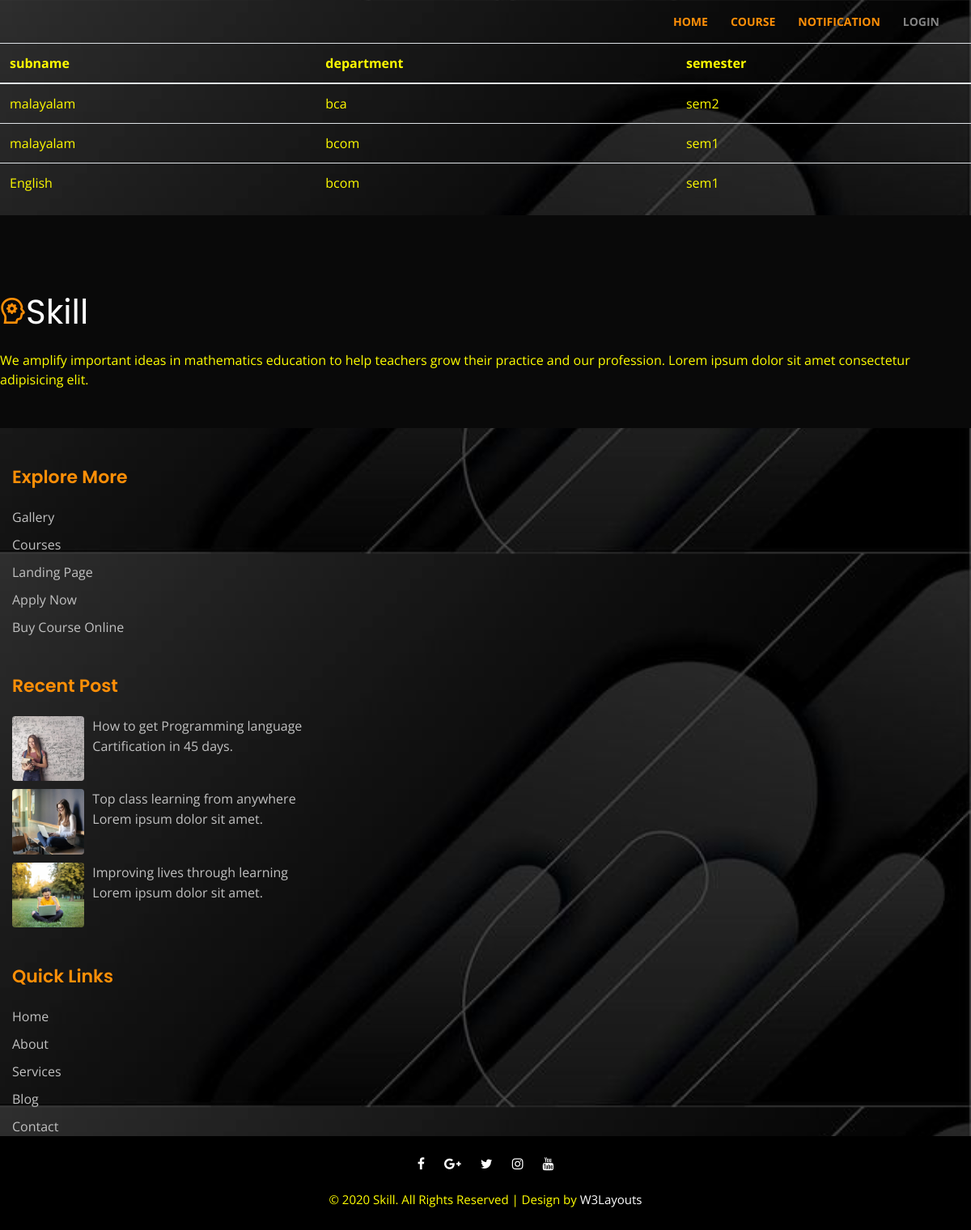
Page /subject_view on the committed database.
### public/models.py (models this page shows, shortened)
class Subjects(models.Model):
    subname = models.CharField(max_length=50,default='')
    description = models.CharField(max_length=500,default='')
    department = models.ForeignKey(Departments,on_delete=models.CASCADE,null=True)
    semester = models.ForeignKey(Semesters,on_delete=models.CASCADE,null=True)

class Departments(models.Model):
    departmentname = models.CharField(max_length=50,default='')
    description = models.CharField(max_length=200,default='')
    def __str__(self) -> str:
        return self.departmentname

class Semesters(models.Model):
    semestername = models.CharField(max_length=100)
    department = models.ForeignKey(Departments,on_delete=models.CASCADE,null=True)

### public/views.py (the view)
# urls.py: path('subject_view',views.sub_views),
def sub_views(request):
    sub=Subjects.objects.all()
    return render(request,'subject_view.html',{'sub':sub})

### public/templates/subject_view.html
{% extends 'layout.html' %}
{% load static %}
{% block content %}
<table class="table">
    <thead>
      <tr>
        <th scope="col">subname</th>
        <th scope="col"> department</th>
        <th scope="col">semester</th>
      </tr>
    </thead>
    <tbody>
      {% for i in sub %}
      <tr>
        <td>{{i.subname}}</td>
        <td>{{i.department.departmentname}}</td>
        <td>{{i.semester.semestername}}</td>
      </tr>
      {% endfor %}
    </tbody>
  </table>
{%endblock%}

### rows in the picture
Subjects: subname "malayalam", department.departmentname "bca", semester.semestername "sem2"
Subjects: subname "malayalam", department.departmentname "bcom", semester.semestername "sem1"
Subjects: subname "English", department.departmentname "bcom", semester.semestername "sem1"
